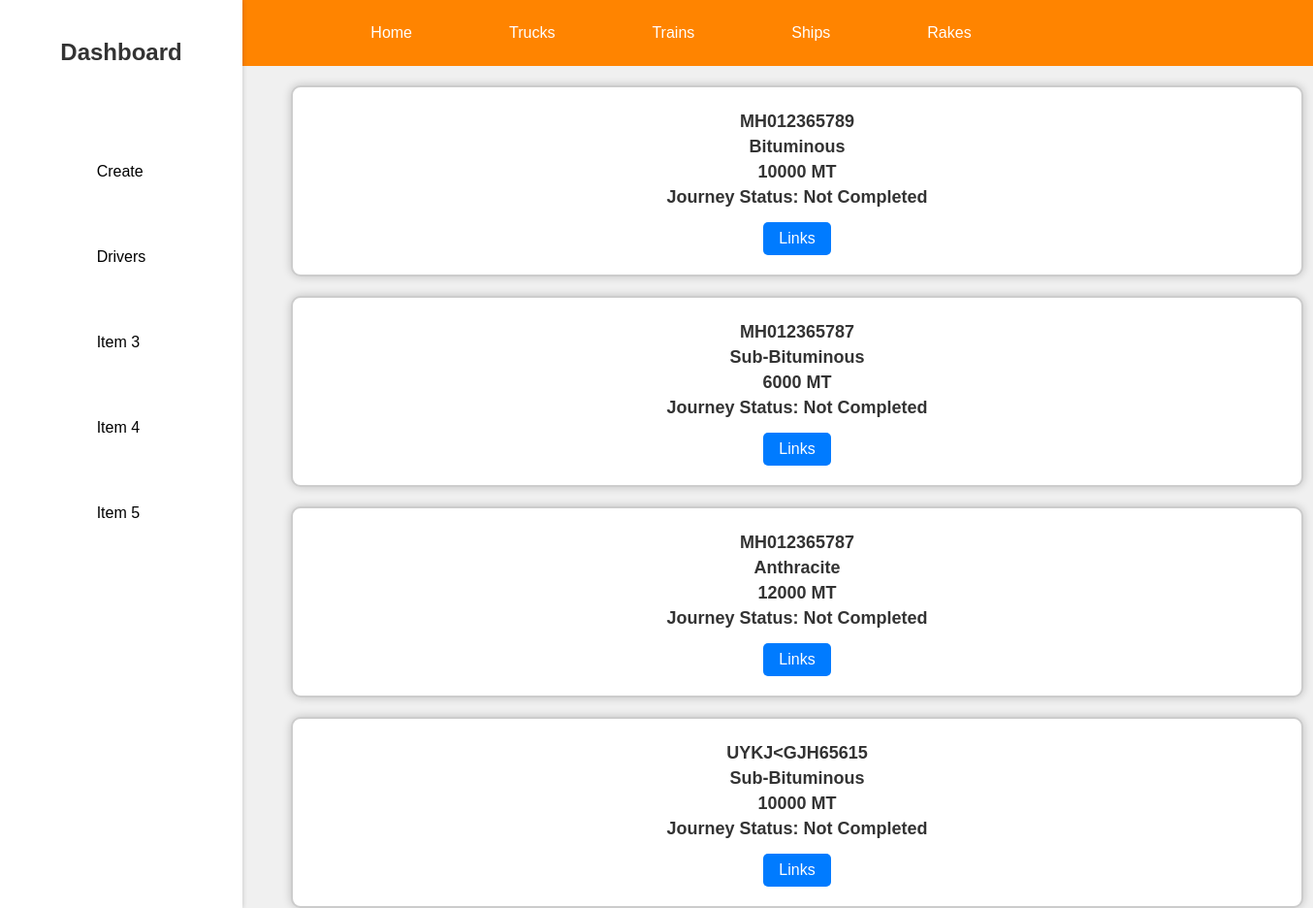
Screenshot of /tracker/trains/ with the database file from the repository.
### adminpanel/models.py (models this page shows, shortened)
class TrainJourney(models.Model):
    train_no = models.CharField(max_length=200)
    buyer = models.ForeignKey(Buyers, on_delete=models.CASCADE)
    COAL_TYPE_CHOICES = [
        ("Lignite", "Lignite"),
        ("Sub-Bituminous", "Sub-Bituminous"),
        ("Bituminous", "Bituminous"),
        ("Anthracite", "Anthracite"),
    ]
    coal_type = models.CharField(max_length=15, choices=COAL_TYPE_CHOICES)
    start_date = models.DateTimeField(auto_now_add=True)
    capacity = models.IntegerField()
    complete = models.BooleanField(default=False)

### adminpanel/views.py (the view)
# urls.py: path('trains/',views.trains,name="trains"),
def trains(request):
    context = {'TrainJourney' : TrainJourney.objects.all()}
    return render(request,'adminpanel/trains.html',context)

### adminpanel/templates/adminpanel/trains.html (shortened to what this page needs)
{% extends "adminpanel/dashboard.html" %}
{% block content %}
{% for journey in TrainJourney %}
  <div class="container-list">
    <div class="card-list">
      <div>
        <h2>{{ journey.train_no}}</h2>
        <h2>{{ journey.coal_type }}</h2>
        <h2>{{ journey.capacity }} MT</h2>
        <h2>Journey Status: Not Completed</h2>
        <a href="/tracker/trains/{{journey.id}}">Links</a>
    </div>
    </div>
  </div>
{% endfor %}
{% endblock %}

### adminpanel/templates/adminpanel/dashboard.html (style rules this page uses)
body, ul { margin: 0; padding: 0; }
body { font-family: Arial, sans-serif; background-color: #f0f0f0; overflow-x: hidden; }

### adminpanel/templates/adminpanel/trains.html (style rules this page uses)
.container-list { margin-top: 20px; margin-left: 300px; }
.card-list { background-color: #fff; border: 2px solid #ccc; border-radius: 10px; padding: 20px; box-shadow: 0 0 10px rgba(0, 0, 0, 0.2); width: 1000px; text-align: center; margin-top: 15px; }
.card-list h2 { margin: 5px 0; font-size: 18px; color: #333; }
.card-list a { display: inline-block; margin-top: 10px; padding: 8px 16px; background-color: #007bff; color: #fff; text-decoration: none; border-radius: 5px; }

### rows the page displays
TrainJourney: train_no "MH012365789", coal_type "Bituminous", capacity "10000"
TrainJourney: train_no "MH012365787", coal_type "Sub-Bituminous", capacity "6000"
TrainJourney: train_no "MH012365787", coal_type "Anthracite", capacity "12000"
TrainJourney: train_no "UYKJ<GJH65615", coal_type "Sub-Bituminous", capacity "10000"
